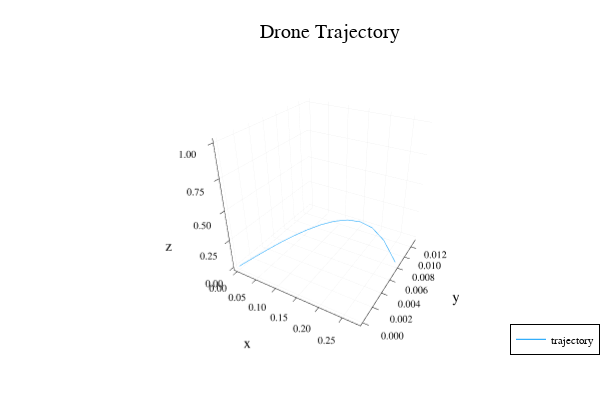

Notebook cell for this chart:
### Code cell
### 3d Plot the trajectory
x = [trajectory[i][1] for i in 1:length(trajectory)]
y = [trajectory[i][2] for i in 1:length(trajectory)]
z = [trajectory[i][3] for i in 1:length(trajectory)]

# plotlyjs()
plot(x, y, z, label="trajectory", xlabel="x", ylabel="y", zlabel="z", title="Drone Trajectory", legend=:bottomright)

### Figure 1 — Plotly figure (JSON) as saved in the notebook; plotly's stock layout.template omitted (floating-point values rounded to 4 significant figures)
{"data": [{"colorbar": {"len": 0.8657, "title": "", "x": 0.9934, "y": 0.5087}, "legendgroup": "trajectory", "line": {"color": "rgba(0, 154, 250, 1.000)", "dash": "solid", "shape": "linear", "width": 1}, "mode": "lines", "name": "trajectory", "scene": "scene", "showlegend": true, "type": "scatter3d", "x": [1.065e-06, 2.149e-05, 0.0001561, 0.0006094, 0.001664, 0.003594, 0.006667, 0.01116, 0.01738, 0.02569, 0.0365, 0.05024, 0.06746, 0.08872, 0.1146, 0.1459, 0.1832, 0.2271, 0.2784], "xaxis": "x", "y": [1.034e-06, 1.63e-05, 7.798e-05, 0.0002176, 0.0004684, 0.0008894, 0.001554, 0.00252, 0.003776, 0.005254, 0.006872, 0.008561, 0.01022, 0.01167, 0.0127, 0.0131, 0.01265, 0.01111, 0.008301], "yaxis": "y", "z": [1.53e-14, 1.53e-14, 1.53e-14, 1.53e-14, 1.53e-14, 1.53e-14, 1.53e-14, 1.53e-14, 1.53e-14, 1.53e-14, 1.53e-14, 1.53e-14, 1.53e-14, 1.53e-14, 1.53e-14, 1.53e-14, 1.53e-14, 1.53e-14, 1.53e-14], "zaxis": "z"}], "layout": {"annotations": [{"font": {"color": "rgba(0, 0, 0, 1.000)", "family": "sans-serif", "size": 20}, "rotation": 0, "showarrow": false, "text": "Drone Trajectory", "x": 0.5498, "xanchor": "center", "xref": "paper", "y": 1, "yanchor": "top", "yref": "paper"}], "height": 400, "legend": {"bgcolor": "rgba(255, 255, 255, 1.000)", "bordercolor": "rgba(0, 0, 0, 1.000)", "borderwidth": 1, "font": {"color": "rgba(0, 0, 0, 1.000)", "family": "sans-serif", "size": 11}, "title": {"font": {"color": "rgba(0, 0, 0, 1.000)", "family": "sans-serif", "size": 15}, "text": ""}, "tracegroupgap": 0, "traceorder": "normal", "x": 1, "xanchor": "right", "y": 0.07, "yanchor": "bottom"}, "margin": {"b": 20, "l": 0, "r": 0, "t": 20}, "paper_bgcolor": "rgba(255, 255, 255, 1.000)", "plot_bgcolor": "rgba(255, 255, 255, 1.000)", "scene": {"camera": {"eye": {"x": 1.126, "y": -1.95, "z": 1.3}, "projection": "orthographic"}, "domain": {"x": [0.1061, 0.9934], "y": [0.07581, 0.9415]}, "xaxis": {"gridcolor": "rgba(0, 0, 0, 0.100)", "gridwidth": 0.5, "linecolor": "rgba(0, 0, 0, 1.000)", "mirror": false, "range": [-0.008351, 0.2867], "showgrid": true, "showline": true, "showticklabels": true, "tickangle": 0, "tickcolor": "rgb(0, 0, 0)", "tickfont": {"color": "rgba(0, 0, 0, 1.000)", "family": "sans-serif", "size": 11}, "tickmode": "array", "ticks": "inside", "ticktext": ["0.00", "0.05", "0.10", "0.15", "0.20", "0.25"], "tickvals": [0, 0.05, 0.1, 0.15, 0.2, 0.25], "title": "x", "titlefont": {"color": "rgba(0, 0, 0, 1.000)", "family": "sans-serif", "size": 15}, "type": "-", "visible": true, "zeroline": false, "zerolinecolor": "rgba(0, 0, 0, 1.000)"}, "yaxis": {"gridcolor": "rgba(0, 0, 0, 0.100)", "gridwidth": 0.5, "linecolor": "rgba(0, 0, 0, 1.000)", "mirror": false, "range": [-0.000392, 0.0135], "showgrid": true, "showline": true, "showticklabels": true, "tickangle": 0, "tickcolor": "rgb(0, 0, 0)", "tickfont": {"color": "rgba(0, 0, 0, 1.000)", "family": "sans-serif", "size": 11}, "tickmode": "array", "ticks": "inside", "ticktext": ["0.000", "0.002", "0.004", "0.006", "0.008", "0.010", "0.012"], "tickvals": [0, 0.002, 0.004, 0.006, 0.008, 0.01, 0.012], "title": "y", "titlefont": {"color": "rgba(0, 0, 0, 1.000)", "family": "sans-serif", "size": 15}, "type": "-", "visible": true, "zeroline": false, "zerolinecolor": "rgba(0, 0, 0, 1.000)"}, "zaxis": {"gridcolor": "rgba(0, 0, 0, 0.100)", "gridwidth": 0.5, "linecolor": "rgba(0, 0, 0, 1.000)", "mirror": false, "range": [-0.03, 1.03], "showgrid": true, "showline": true, "showticklabels": true, "tickangle": 0, "tickcolor": "rgb(0, 0, 0)", "tickfont": {"color": "rgba(0, 0, 0, 1.000)", "family": "sans-serif", "size": 11}, "tickmode": "array", "ticks": "inside", "ticktext": ["0.00", "0.25", "0.50", "0.75", "1.00"], "tickvals": [0, 0.25, 0.5, 0.75, 1], "title": "z", "titlefont": {"color": "rgba(0, 0, 0, 1.000)", "family": "sans-serif", "size": 15}, "type": "-", "visible": true, "zeroline": false, "zerolinecolor": "rgba(0, 0, 0, 1.000)"}}, "showlegend": true, "width": 600}}
